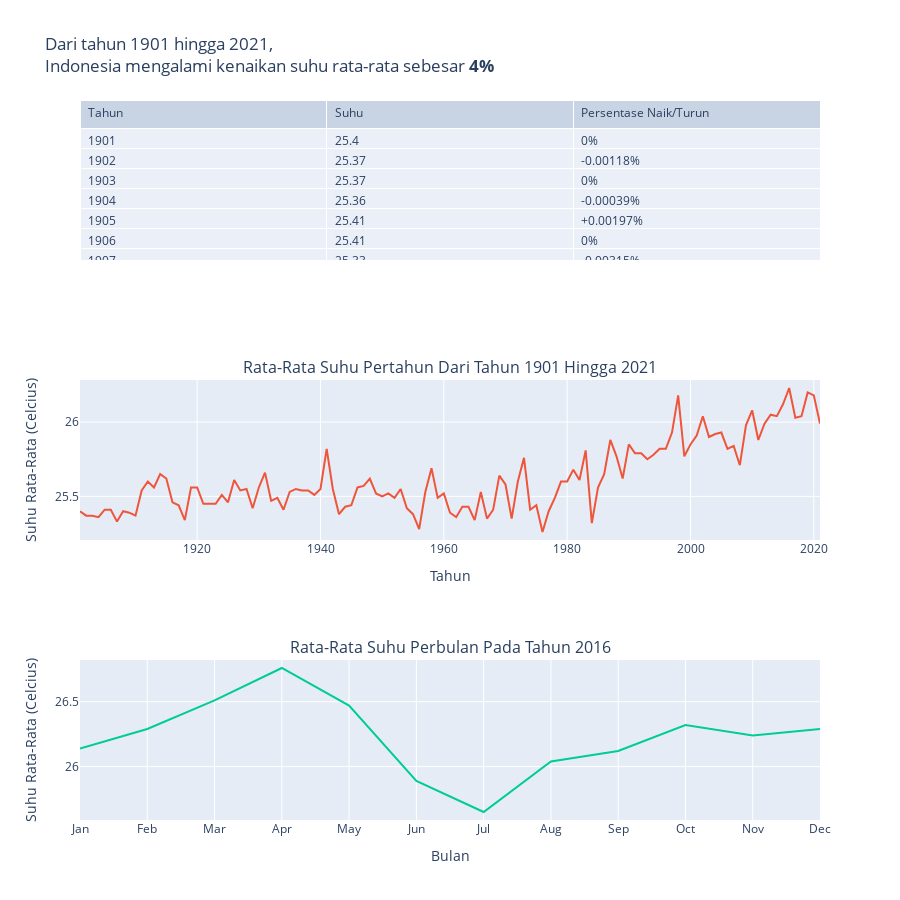

Notebook code for this chart:
### Markdown cell above
Pembuatan plot menggunakan data-data tersebut.

### Code cell
fig = make_subplots(
    rows=3, cols=1,
    shared_xaxes=False,
    horizontal_spacing=0.03,
    specs=[[{"type": "table"}], 
           [{"type": "scatter"}],
          [{"type": "scatter"}]],
    subplot_titles=('','Rata-Rata Suhu Pertahun Dari Tahun 1901 Hingga 2021',  
                    'Rata-Rata Suhu Perbulan Pada Tahun 2016')
)

fig.add_trace(
    go.Table(
        header=dict(
            values=['Tahun', "Suhu", 'Persentase Naik/Turun'],
            font=dict(size=12),
            align="left"
    ),
        cells=dict(
            values=[data_rata_suhu_tahun_indonesia["Tahun"],data_rata_suhu_tahun_indonesia["Indonesia"],data_rata_suhu_tahun_indonesia["Persentase"]],
        align = "left")
    ),
    row=1, col=1
)

fig.add_trace(
   go.Scatter(x=data_rata_suhu_tahun_indonesia["Tahun"], y=data_rata_suhu_tahun_indonesia["Indonesia"],
                    mode='lines',
                    name='lines'),
   row=2, col=1
) 

fig.add_trace(
   go.Scatter(x=data_rata_suhu_bulan_dua_ribu_enam_belas.index, 
              y=data_rata_suhu_bulan_dua_ribu_enam_belas["Rata-Rata Suhu"],
                    mode='lines',
                    name='lines'),
   row=3, col=1
) 


fig.update_layout(
    height=900,
    showlegend=False,
    title_text="Dari tahun 1901 hingga 2021, <br>Indonesia mengalami kenaikan suhu rata-rata sebesar <b>4%</b>",
    xaxis=dict(
        title="Tahun"
    ),
    xaxis2=dict(
        title="Bulan"
    ),
    yaxis=dict(
        title=dict(text="Suhu Rata-Rata (Celcius)"),
        side="left",
    ),
    yaxis2=dict(
        title=dict(text="Suhu Rata-Rata (Celcius)"),
        side="left",
    ),
)

fig.show()

### Figure 1 — Plotly figure (JSON) as saved in the notebook; plotly's stock layout.template omitted (floating-point values rounded to 4 significant figures; data arrays with more than 128 entries replaced by an {"elided": "..."} marker saying what was removed)
{"data": [{"cells": {"align": "left", "values": {"elided": "3x121 mixed values"}}, "domain": {"x": [0, 1], "y": [0.7778, 1]}, "header": {"align": "left", "font": {"size": 12}, "values": ["Tahun", "Suhu", "Persentase Naik/Turun"]}, "type": "table"}, {"mode": "lines", "name": "lines", "type": "scatter", "x": [1901, 1902, 1903, 1904, 1905, 1906, 1907, 1908, 1909, 1910, 1911, 1912, 1913, 1914, 1915, 1916, 1917, 1918, 1919, 1920, 1921, 1922, 1923, 1924, 1925, 1926, 1927, 1928, 1929, 1930, 1931, 1932, 1933, 1934, 1935, 1936, 1937, 1938, 1939, 1940, 1941, 1942, 1943, 1944, 1945, 1946, 1947, 1948, 1949, 1950, 1951, 1952, 1953, 1954, 1955, 1956, 1957, 1958, 1959, 1960, 1961, 1962, 1963, 1964, 1965, 1966, 1967, 1968, 1969, 1970, 1971, 1972, 1973, 1974, 1975, 1976, 1977, 1978, 1979, 1980, 1981, 1982, 1983, 1984, 1985, 1986, 1987, 1988, 1989, 1990, 1991, 1992, 1993, 1994, 1995, 1996, 1997, 1998, 1999, 2000, 2001, 2002, 2003, 2004, 2005, 2006, 2007, 2008, 2009, 2010, 2011, 2012, 2013, 2014, 2015, 2016, 2017, 2018, 2019, 2020, 2021], "xaxis": "x", "y": [25.4, 25.37, 25.37, 25.36, 25.41, 25.41, 25.33, 25.4, 25.39, 25.37, 25.54, 25.6, 25.56, 25.65, 25.62, 25.46, 25.44, 25.34, 25.56, 25.56, 25.45, 25.45, 25.45, 25.51, 25.46, 25.61, 25.54, 25.55, 25.42, 25.56, 25.66, 25.47, 25.49, 25.41, 25.53, 25.55, 25.54, 25.54, 25.51, 25.55, 25.82, 25.55, 25.38, 25.43, 25.44, 25.56, 25.57, 25.62, 25.52, 25.5, 25.52, 25.49, 25.55, 25.42, 25.38, 25.28, 25.53, 25.69, 25.49, 25.52, 25.39, 25.36, 25.43, 25.43, 25.34, 25.53, 25.35, 25.41, 25.64, 25.58, 25.35, 25.6, 25.76, 25.41, 25.44, 25.26, 25.4, 25.49, 25.6, 25.6, 25.68, 25.61, 25.81, 25.32, 25.56, 25.65, 25.88, 25.77, 25.62, 25.85, 25.79, 25.79, 25.75, 25.78, 25.82, 25.82, 25.93, 26.18, 25.77, 25.85, 25.91, 26.04, 25.9, 25.92, 25.93, 25.82, 25.84, 25.71, 25.98, 26.08, 25.88, 25.99, 26.05, 26.04, 26.12, 26.23, 26.03, 26.04, 26.2, 26.18, 25.99], "yaxis": "y"}, {"mode": "lines", "name": "lines", "type": "scatter", "x": ["Jan", "Feb", "Mar", "Apr", "May", "Jun", "Jul", "Aug", "Sep", "Oct", "Nov", "Dec"], "xaxis": "x2", "y": [26.14, 26.29, 26.51, 26.76, 26.47, 25.89, 25.65, 26.04, 26.12, 26.32, 26.24, 26.29], "yaxis": "y2"}], "layout": {"annotations": [{"font": {"size": 16}, "showarrow": false, "text": "Rata-Rata Suhu Pertahun Dari Tahun 1901 Hingga 2021", "x": 0.5, "xanchor": "center", "xref": "paper", "y": 0.6111, "yanchor": "bottom", "yref": "paper"}, {"font": {"size": 16}, "showarrow": false, "text": "Rata-Rata Suhu Perbulan Pada Tahun 2016", "x": 0.5, "xanchor": "center", "xref": "paper", "y": 0.2222, "yanchor": "bottom", "yref": "paper"}], "height": 900, "showlegend": false, "title": {"text": "Dari tahun 1901 hingga 2021, <br>Indonesia mengalami kenaikan suhu rata-rata sebesar <b>4%</b>"}, "xaxis": {"anchor": "y", "domain": [0, 1], "title": {"text": "Tahun"}}, "xaxis2": {"anchor": "y2", "domain": [0, 1], "title": {"text": "Bulan"}}, "yaxis": {"anchor": "x", "domain": [0.3889, 0.6111], "side": "left", "title": {"text": "Suhu Rata-Rata (Celcius)"}}, "yaxis2": {"anchor": "x2", "domain": [0, 0.2222], "side": "left", "title": {"text": "Suhu Rata-Rata (Celcius)"}}}}
